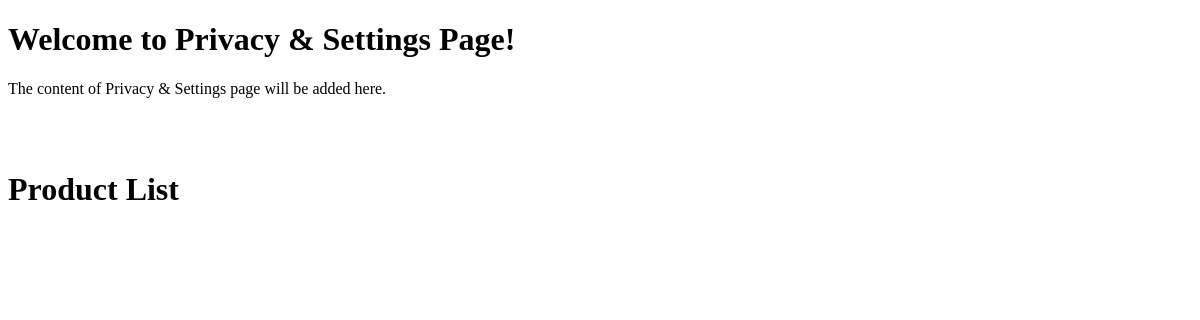
/privacy-settings/, run on an earlier commit of the app's database.
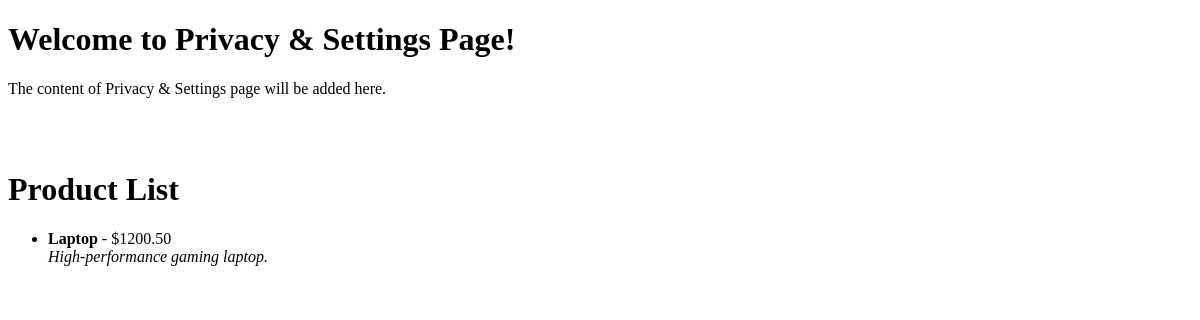
And on a later commit of the database.
### myapp/models.py (models this page shows, shortened)
class Product(models.Model):
    name = models.CharField(max_length=200)  # Product name (Text)
    price = models.DecimalField(max_digits=10, decimal_places=2)  # Product price (Decimal)
    description = models.TextField()  # Product description (Large text)
    created_at = models.DateTimeField(auto_now_add=True)  # Auto timestamp

### myapp/views.py (the view)
# urls.py: path('privacy-settings/', views.settings, name='settings'),  # Settings Page
def settings(request):
    products = Product.objects.all()  # Fetch all products
    return render(request, 'myApp/settings.html', {'products': products}) # Settings Page

### myapp/templates/myapp/settings.html (shortened to what this page needs)
<!DOCTYPE html>
<html lang="en">
<head>
</head>
<body>
    <h1>Welcome to Privacy & Settings Page!</h1>
    <p>The content of Privacy & Settings page will be added here.</p>
    <br><br>
    <h1>Product List</h1>
    <ul>
        {% for product in products %}
            <li>
                <strong>{{ product.name }}</strong> - ${{ product.price }}<br>
                <em>{{ product.description }}</em>
            </li>
        {% endfor %}
    </ul>
</body>
</html>

What changed in the data, as far as the page shows it:
added Product: name "Laptop", price "1200.50", description "High-performance gaming laptop."
